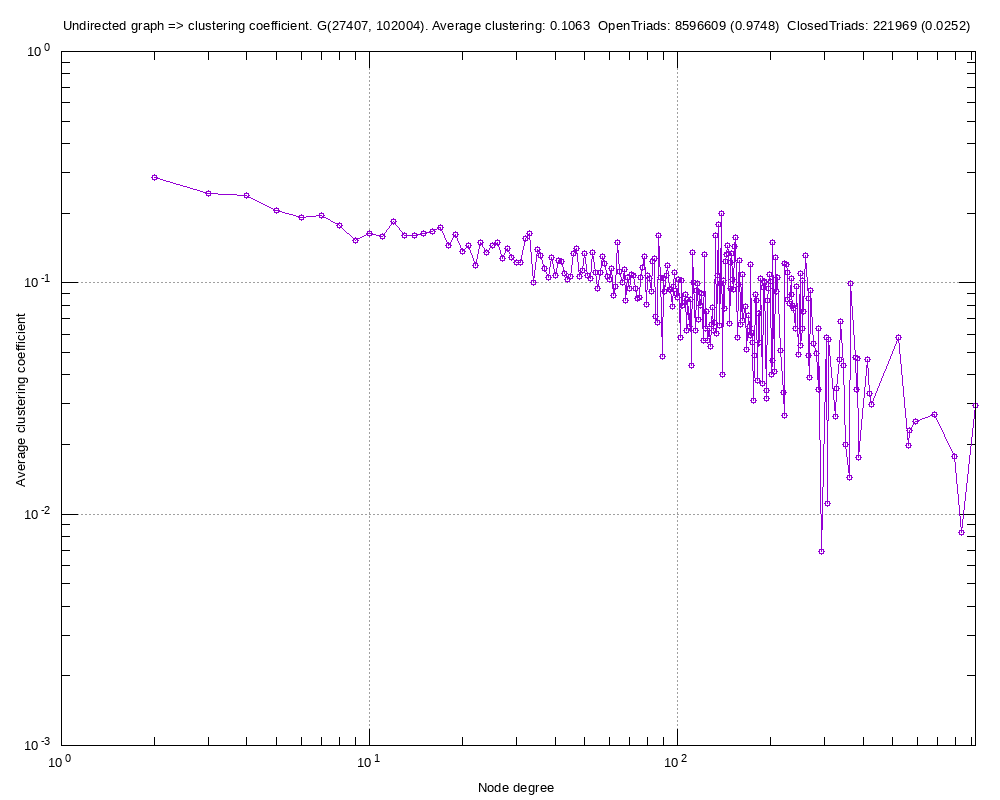

Recreate this plot in gnuplot.
#
# Undirected graph => clustering coefficient. G(27407, 102004). Average clustering: 0.1063  OpenTriads: 8596609 (0.9748)  ClosedTriads: 221969 (0.0252) (Wed Sep  4 19:19:42 2019)
#

set title "Undirected graph => clustering coefficient. G(27407, 102004). Average clustering: 0.1063  OpenTriads: 8596609 (0.9748)  ClosedTriads: 221969 (0.0252)"
set key bottom right
set logscale xy 10
set format x "10^{%L}"
set mxtics 10
set format y "10^{%L}"
set mytics 10
set grid
set xlabel "Node degree"
set ylabel "Average clustering coefficient"
set tics scale 2
set terminal png font arial 10 size 1000,800
set output 'ccf.soc-Epinions1-subgraph-clustering-coefficient-distribution.png'
plot 	"ccf.soc-Epinions1-subgraph-clustering-coefficient-distribution.tab" using 1:2 title "" with linespoints pt 6
